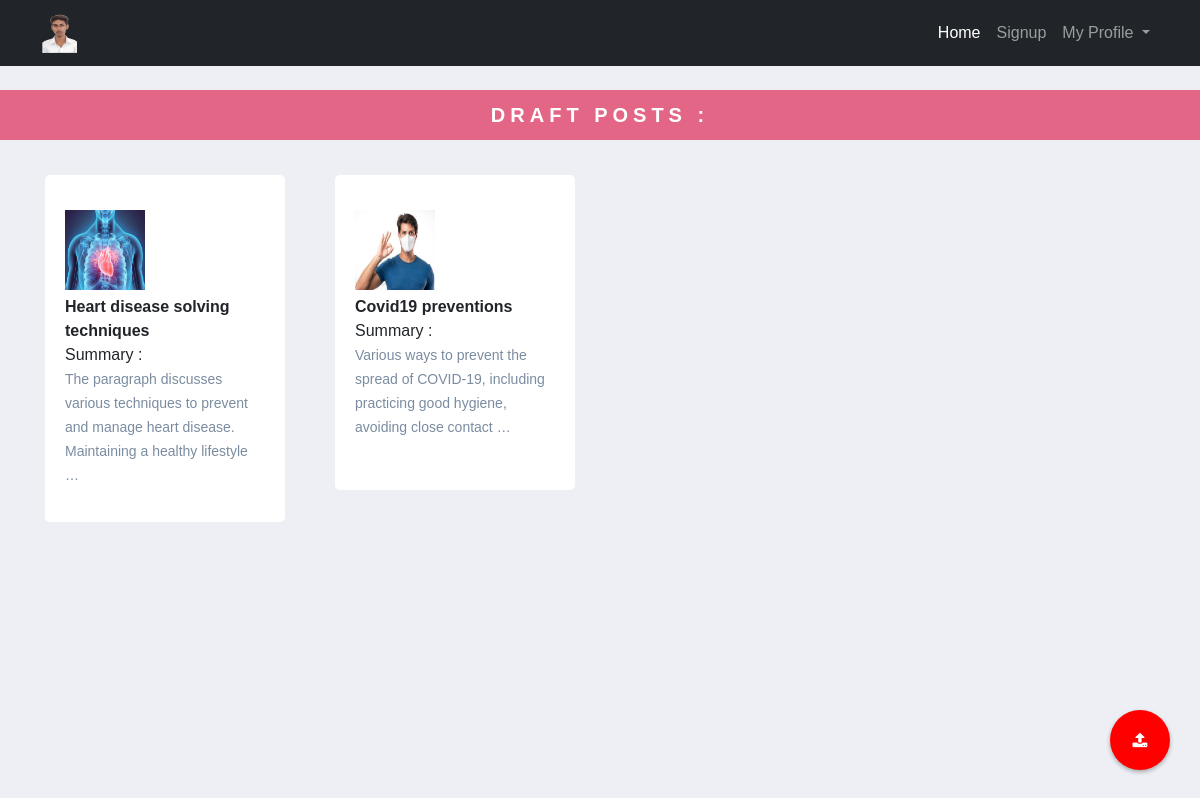
The app's page /draft/ (signed in) with its own data.
### users/models.py (models this page shows)
class User(AbstractUser):
    email = models.EmailField(unique=True)
    is_doctor = models.BooleanField(default=False)
    is_patient = models.BooleanField(default=False)

class Doctor(models.Model):
    user = models.OneToOneField(User, on_delete=models.CASCADE, primary_key=True, related_name='doctor')
    first_name = models.CharField(max_length=50)
    last_name = models.CharField(max_length=50)
    profile = models.ImageField(upload_to="profile/doctor/")
    address = models.TextField()

class Blog(models.Model):
    user = models.CharField(max_length=50)
    title = models.CharField(max_length=200)
    category = models.CharField(max_length=100)
    summary = models.TextField()
    content = models.TextField()
    image= models.ImageField(upload_to="blog/")
    status = models.CharField(max_length=50)

### users/views.py (the view)
# urls.py: path("draft/", views.draft, name="draft"),
@login_required
@doctor_required
def draft(request):
    forms = BlogPostForm()
    draft = Blog.objects.filter(status='draft',)
    return render(request, 'users/draft.html', {'draft':draft,'user':request.user,'form':forms})

### templates/users/draft.html (shortened to what this page needs)
<!DOCTYPE html>
<html>
<head>
  {% load static %}
  <link href="https://cdn.jsdelivr.net/npm/bootstrap@5.2.0-beta1/dist/css/bootstrap.min.css" rel="stylesheet">
  <link rel="stylesheet" href="https://cdnjs.cloudflare.com/ajax/libs/font-awesome/4.7.0/css/font-awesome.min.css">
  <link rel="stylesheet" href="{% static 'css/card.css' %}">
</head>
<body>
<nav class="navbar navbar-expand-lg navbar-dark bg-dark static-top">
  <div class="container">
    <a class="navbar-brand" href="#">
      <img src="{{user.doctor.profile.url}}" alt="" height="40" width ="35">
    </a>
    <div class="collapse navbar-collapse" id="navbarSupportedContent">
      <ul class="navbar-nav ms-auto">
        <li class="nav-item">
          <a class="nav-link active" aria-current="page" href="{% url 'doctor-page' %}">Home</a>
        </li>
        <li class="nav-item">
          <a class="nav-link" href="{% url 'login' %}">Signup</a>
        </li>
        <li class="nav-item dropdown">
          <a class="nav-link dropdown-toggle" href="#" id="navbarDropdown" role="button" data-bs-toggle="dropdown" aria-expanded="false">
            My Profile
          </a>
        </li>
      </ul>
    </div>
  </div>
</nav>
<br>
<div class="wrapper">
	<div class="header">Draft Posts :</div>
  {% if draft %}
	<div class="cards_wrap">
    {% for item in draft %}
		<div class="card_item">
			<div class="card_inner">
				<img src="{{ item.image.url }}">
				<div class="flim"><b>{{ item.title}}</b></div>
        <p style="margin-block-start: 0em; margin-block-end: 0em">Summary :</p>
				<div class="film">{{ item.summary | truncatewords:15}}</div>
			</div>
		</div>
    {% endfor %}
	</div>
</div>
{% else %}
<h3 style="text-align:center;">No Post available in this category.</h3>
{% endif %}
<button class="open-btn">
    <i class="fa fa-upload"></i>
</button>
</body>
</html>

### static/css/card.css (style rules this page uses)
* { margin: 0; padding: 0; box-sizing: border-box; font-family: 'Noto Sans JP', sans-serif; }
body { background: #eeeff4; }
.wrapper .header { width: 100%; height: 50px; background: #e36686; color: #fff; text-align: center; display: flex; justify-content: center; align-items: center; font-size: 20px; text-transform: uppercase; letter-spacing: 5px; font-weight: 900; }
.cards_wrap { padding: 20px; width: 100%; display: flex; justify-content:flex-start; flex-wrap: wrap; }
.cards_wrap .card_item { padding: 15px 25px; width: 25%; }
.cards_wrap .card_inner { background: #fff; border-radius: 5px; padding: 35px 20px; min-width: 225px; min-height: 315px; max-height: 370px; width: 100%; }
.cards_wrap .card_item img { width: 80px; height: 80px; margin-bottom: 5px; }
.cards_wrap .card_item .film { font-size: 14px; line-height: 24px; color: #7b8ca0; }

### templates/users/draft.html (style rules this page uses)
.open-btn { width: 60px; height: 60px; border-radius: 50%; background-color: red; color: white; border: none; box-shadow: 0 2px 4px rgba(0, 0, 0, 0.3); cursor: pointer; position: fixed; bottom: 30px; right: 30px; z-index: 1; }

### records on screen
User: doctor.profile (picture)
Blog: image (picture), title "Heart disease solving techniques", summary "The paragraph discusses various techniques to prevent and manage heart disease. Maintaining a healthy lifestyle …"
Blog: image (picture), title "Covid19 preventions", summary "Various ways to prevent the spread of COVID-19, including practicing good hygiene, avoiding close contact …"
